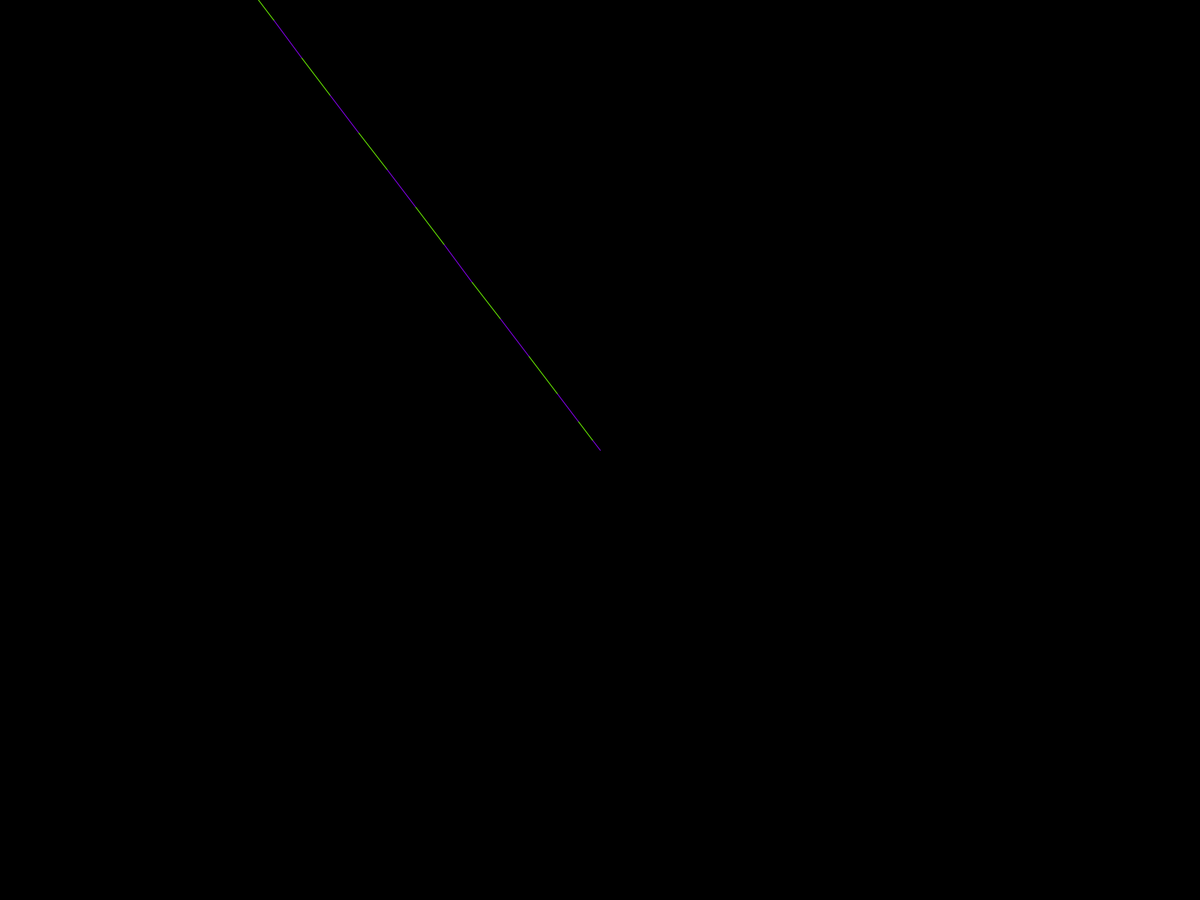
Frame 1 (no input)
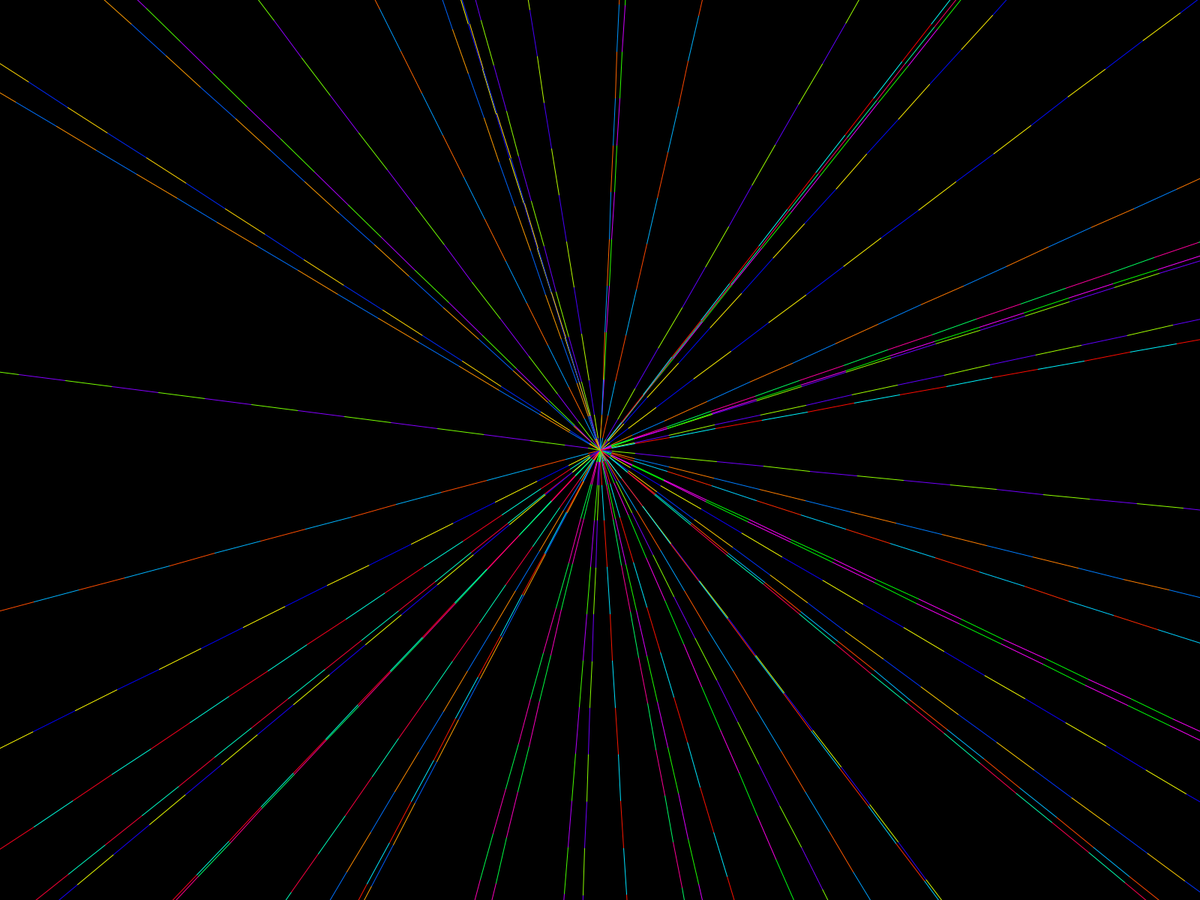
Frame 60 (the mouse pressed at the canvas centre just before this capture)
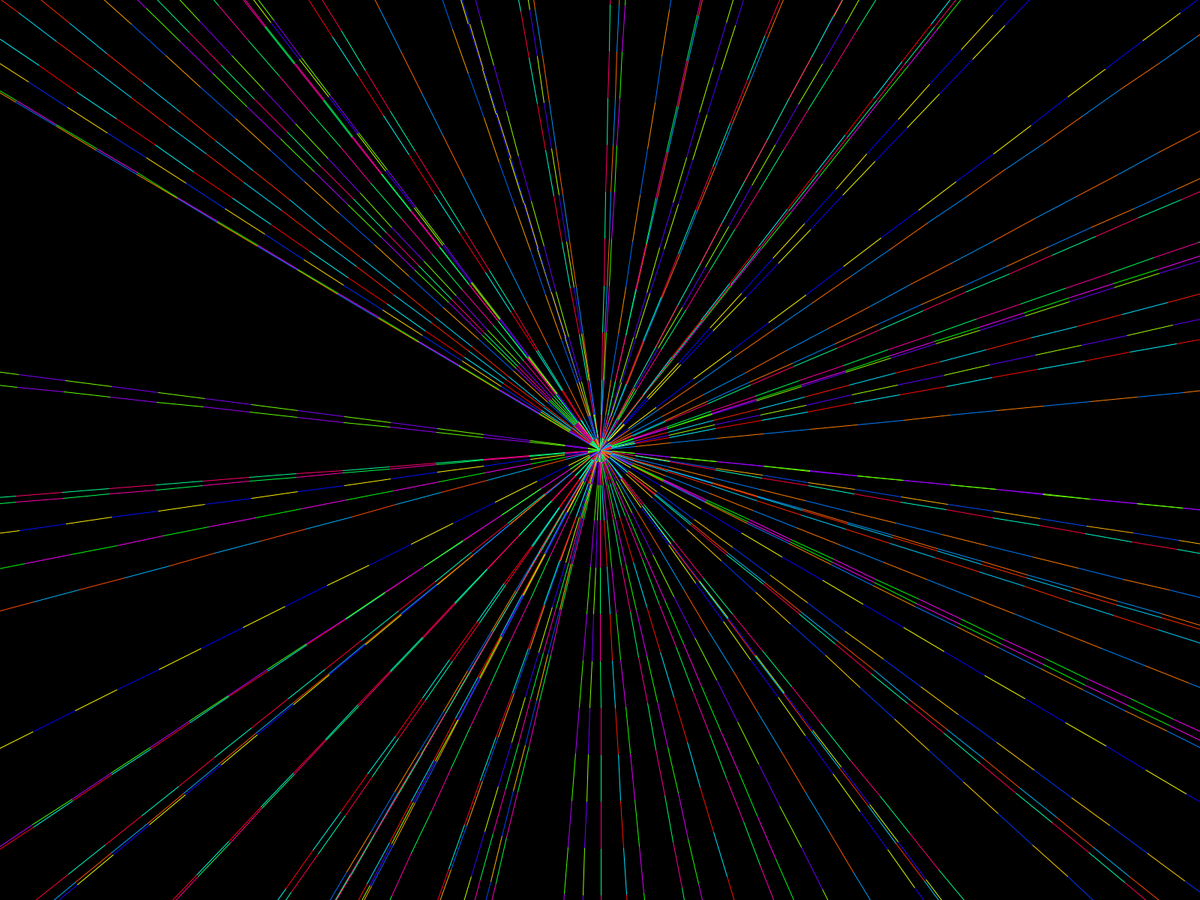
Frame 120 (the mouse held since frame 60 and released just before this capture)

The Processing sketch that drew these frames (run headless with seeded random() and noise(); from frame 60 on, the mouse is pressed at the canvas centre):

// Processing sketch: sketch_4
// ── sketch_4.pde
float circleCenterX;
float circleCenterY;
float outerCircleRadius = 3000.00; // This is intentionally larger than the screen size.
FloatList randomEndPointX = new FloatList();
FloatList randomEndPointY = new FloatList();
FloatList innerCircleRadius = new FloatList();
boolean usingOpposingColor;

void setup()
{
  size(1920, 1080);
  fullScreen();
  usingOpposingColor = false;
  circleCenterX = displayWidth / 2;
  circleCenterY = displayHeight / 2;
  for (int i = 0; i < 60; ++i)
  {
    switch(i)
    {
      case 0:
        innerCircleRadius.append(0.0);
        break;
      case 1:
        innerCircleRadius.append(62.5 * 0.25);
        break;
      case 2:
        innerCircleRadius.append(innerCircleRadius.get(1) + (62.5 * 0.5));
        break;
      case 3:
        innerCircleRadius.append(innerCircleRadius.get(2) + (62.5 * 0.75));
        break;
      default:
        innerCircleRadius.append(innerCircleRadius.get(i - 1) + 62.5);
        break;
    }
  }
  innerCircleRadius.reverse(); // We reverse this list to put it in the right order.
  colorMode(HSB); // Set the color mode to Hue/Saturation/Brightness for extra fun.
  background(0); // Background is put here instead of in draw to keep what is put on the canvas already.
}

void draw()
{
  float randomAngle = random(0, (2*PI)); // 2 * Pi = the maximum radians of a circle or 360 degrees.
  float randomStartPointX = circleCenterX + outerCircleRadius * (cos(randomAngle)); // Determines the start and end points of each line.
  float randomStartPointY = circleCenterY + outerCircleRadius * (sin(randomAngle));
  randomEndPointX.clear(); // Clear out the old values from these arrays.
  randomEndPointY.clear();
  
  for (int i = 0; i < innerCircleRadius.size(); ++i)
  {
    randomEndPointX.append(circleCenterX + innerCircleRadius.get(i) * (cos(randomAngle)));
    randomEndPointY.append(circleCenterY + innerCircleRadius.get(i) * (sin(randomAngle)));
  }
  
  int randomColor = int(random(0, 256)); // Picks a random color to use for that segment
  int opposingRandomColor = randomColor + 128; // Calculates the opposite of random color for the inner circle.
  if (opposingRandomColor > 255)
  {
    opposingRandomColor = opposingRandomColor - 255;
  }
  stroke(color(randomColor), 255, 255);
  line(randomStartPointX, randomStartPointY, randomEndPointX.get(0), randomEndPointY.get(0));
  usingOpposingColor = true;
  for (int i = 0; i < (innerCircleRadius.size() - 1); ++i)
  {
    if (usingOpposingColor) // Select the color and then reverse the flag for what color to use.
    {
      stroke(color(opposingRandomColor, 255, 255));
      usingOpposingColor = false;
    }
    else
    {
      stroke(color(randomColor, 255, 255));
      usingOpposingColor = true;
    }
    line(randomEndPointX.get(i), randomEndPointY.get(i), randomEndPointX.get(i + 1), randomEndPointY.get(i + 1));
  }
}

void keyPressed()
{
  if (key == 'e' || key == 'E')
  {
    exit();
  }
}
